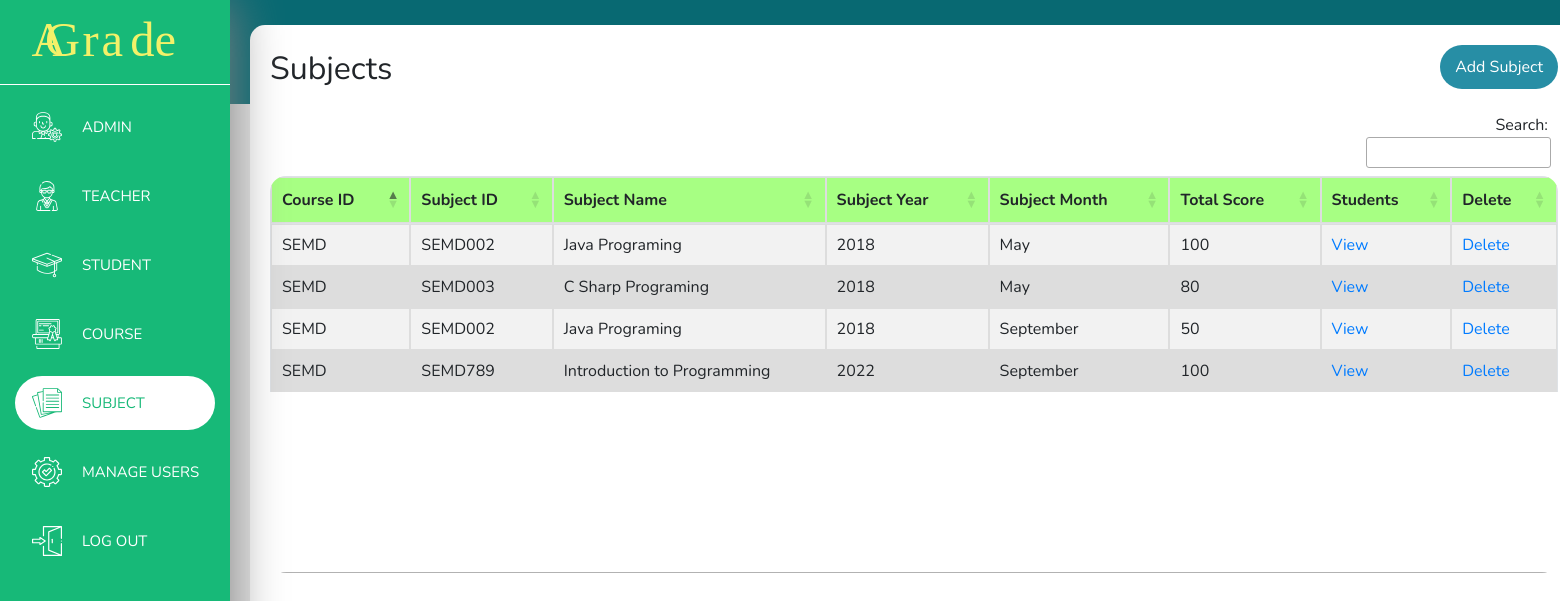
Screenshot of /subject.php (signed in) with the database file from the repository.
### tables this page shows
CREATE TABLE `subject` (
  `No` int(200) NOT NULL,
  `courseID` varchar(200) NOT NULL,
  `subjectID` varchar(200) NOT NULL,
  `subjectName` varchar(200) NOT NULL,
  `subjectYear` int(4) NOT NULL,
  `subjectMonth` varchar(20) NOT NULL,
  `subjectTotalScore` int(100) NOT NULL
);

### subject.php (the view, shortened to what this page needs)
<?php
    require "header.php";
    require "backendphp/condb_back.php";
?>
    <main>
        <div class="content">
            <div class="subject-main">
                <label class="subject-label">Subjects</label>
                <?php
                    if ($_SESSION['userType'] == "admin") {
                        echo "<a class='addSubject-btn' href='addSubject.php'><span>Add Subject</span></a>";
                    }
                ?>
                <table class="table table-striped table-bordered subjectDatatable">
                    <thead>
                        <tr>
                            <th>Course ID</th>
                            <th>Subject ID</th>
                            <th>Subject Name</th>
                            <th>Subject Year</th>
                            <th>Subject Month</th>
                            <th>Total Score</th>
                            <?php
                                if ($_SESSION['userType'] != "student") {
                                    echo "<th>Students</th>";
                                }
                                if ($_SESSION['userType'] == "admin") {
                                    echo "<th>Delete</th>";
                                }
                            ?>
                        </tr>
                    </thead>
                    <tbody>
                        <?php
                            $sql = mysqli_query($conn, "SELECT * FROM subject ORDER BY 'No' ASC");
                            while ($row = mysqli_fetch_array($sql)){
                                echo "<tr>";
                                echo "<td>" . $row['courseID'] . "</td>";
                                echo "<td>" . $row['subjectID'] . "</td>";
                                echo "<td>" . $row['subjectName'] . "</td>";
                                echo "<td>" . $row['subjectYear'] . "</td>";
                                echo "<td>" . $row['subjectMonth'] . "</td>";
                                echo "<td>" . $row['subjectTotalScore'] . "</td>";
                                if ($_SESSION['userType'] != "student") {
                                    echo "<td><a href='subjectStudents.php?subjectID=" . $row['subjectID'] . "&year=".$row['subjectYear']. "&month=" . $row['subjectMonth'] . "'>View</a></td>";
                                }
                                if ($_SESSION['userType'] == "admin") {
                                    echo "<td><a href='backendphp/deleteSubject-back.php?subjectID=" . $row['subjectID'] . "&year=".$row['subjectYear']. "&month=" . $row['subjectMonth'] . "' onclick='return confirm(\"Confirm Delete ?\");'>Delete</a></td>";
                                }
                                echo "</tr>";
                            }
                        ?>
                    </tbody>
                </table>
            </div>
        </div>
    </main>
<?php
    require "footer.php";
?>

### css/header.css (style rules this page uses)
body { margin: 0; font-family: Nunito, sans-serif; background: -webkit-gradient(linear, left top, left bottom, color-stop(13%, #086972), color-stop(13%, #e6e6e6)); background: linear-gradient(#086972 13%, #e6e6e6 13%); height: 100vh; }
main { height: 657px; }
main .content { display: inline-block; margin: 25px 25px 25px 250px; width: 166vh; height: 93vh; border-radius: 15px; background-color: white; }

### css/subject.css (style rules this page uses)
.subject-label { display: inline-block; margin: 20px; font-size: 32px; }
.addSubject-btn { float: right; background-color: #278EA5; color: white; border-radius: 25px; margin: 20px; padding: 10px 15px; text-decoration: none; text-align: center; }
.subject-main .dataTables_wrapper .table tr:nth-child(even) { background-color: #dddddd; }
.subject-main .dataTables_wrapper .table th { border: 1px solid #dddddd; background-color: #a7ff83; text-align: left; }
.subject-main .dataTables_wrapper .table td { border: 1px solid #dddddd; text-align: left; }

### rows the page displays
subject: courseID "SEMD", subjectID "SEMD002", subjectName "Java Programing", subjectYear "2018", subjectMonth "May", subjectTotalScore "100"
subject: courseID "SEMD", subjectID "SEMD003", subjectName "C Sharp Programing", subjectYear "2018", subjectMonth "May", subjectTotalScore "80"
subject: courseID "SEMD", subjectID "SEMD002", subjectName "Java Programing", subjectYear "2018", subjectMonth "September", subjectTotalScore "50"
subject: courseID "SEMD", subjectID "SEMD789", subjectName "Introduction to Programming", subjectYear "2022", subjectMonth "September", subjectTotalScore "100"
